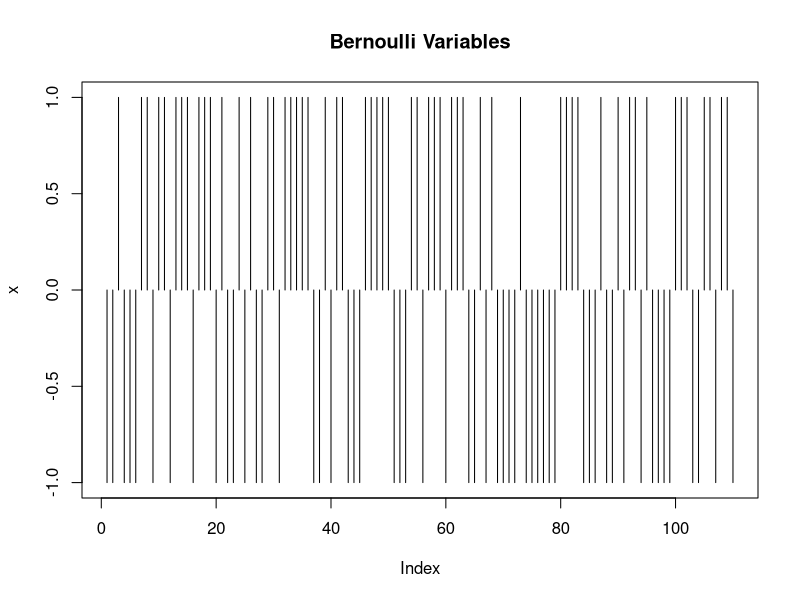

Here is the R script that generated this plot:
# n <- 100 Assigning 100 to N
n <- 110 # Assigning 110 to N
x <- sample(c(-1,1), n, replace = T) # generating the random numbers from the vector -1 and 1 passing in n to the sample function to generate the values that are later assigned to x
# we plot the Bernoulli graph passing in the required parameters 
plot(x, type='h', main='Bernoulli Variables')
